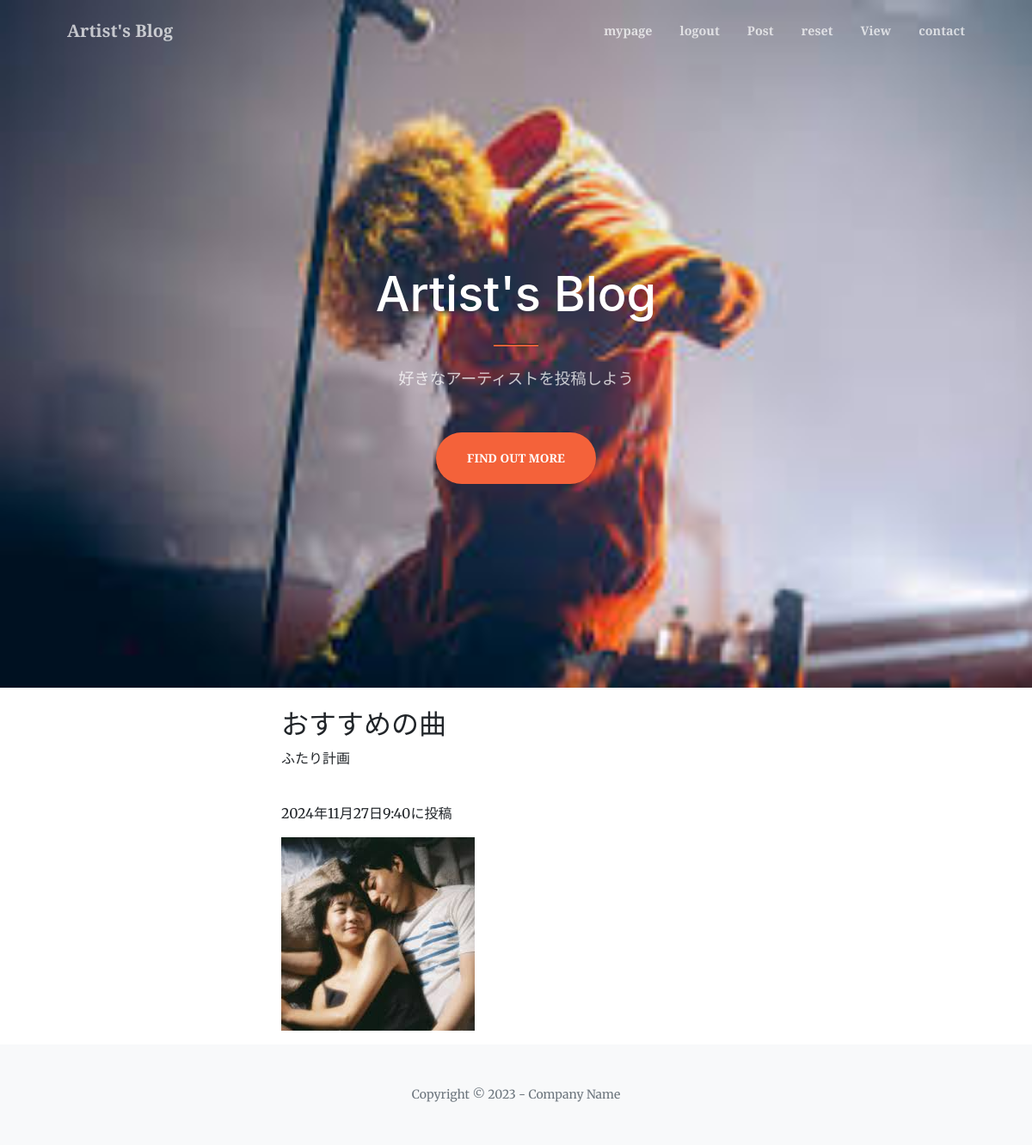
/photo-detail/18 (signed in), run on the app's committed database.
### abc_app/models.py (models this page shows, shortened)
class PhotoPost(models.Model):
    username = models.ForeignKey(
        CustomUser,
        verbose_name='ユーザー',
        on_delete=models.CASCADE
        )
    category = models.ForeignKey(
        Category,
        verbose_name='カテゴリ',
        on_delete=models.PROTECT
        )
    title = models.CharField(
        verbose_name='タイトル',
        max_length=200
        )
    comment = models.TextField(
        verbose_name='コメント',
        )
    image1 = models.ImageField(
        verbose_name='イメージ1',
        upload_to = 'photos'
        )
    image2 = models.ImageField(
        verbose_name='イメージ2',
        upload_to = 'photos',
        blank=True,
        null=True
        )
    posted_at = models.DateTimeField(
        verbose_name='投稿日時',
        auto_now_add=True
        )

### abc_app/views.py (the view)
# urls.py: path('photo-detail/<int:pk>',views.DetailView.as_view(),name = 'photo_detail'),
class DetailView(DetailView):
    template_name = 'detail.html'
    model = PhotoPost

### abc_app/templates/detail.html (shortened to what this page needs)
{% extends 'base.html' %}
    {% block contents %}
      <br>
      <div class="container">
        <div class="row">
          <div class="col offset-3">
            <h2>{{object.title}}</h2>
            <p>{{object.comment}}</p>
            <br>
            <p>{{object.posted_at}}に投稿</p>
            <p><img src="{{ object.image1.url }}"></img></p>
    {% endblock %}

### data on the page
PhotoPost: title "おすすめの曲", comment "ふたり計画", posted_at "2024年11月27日9:40", image1 (picture)
